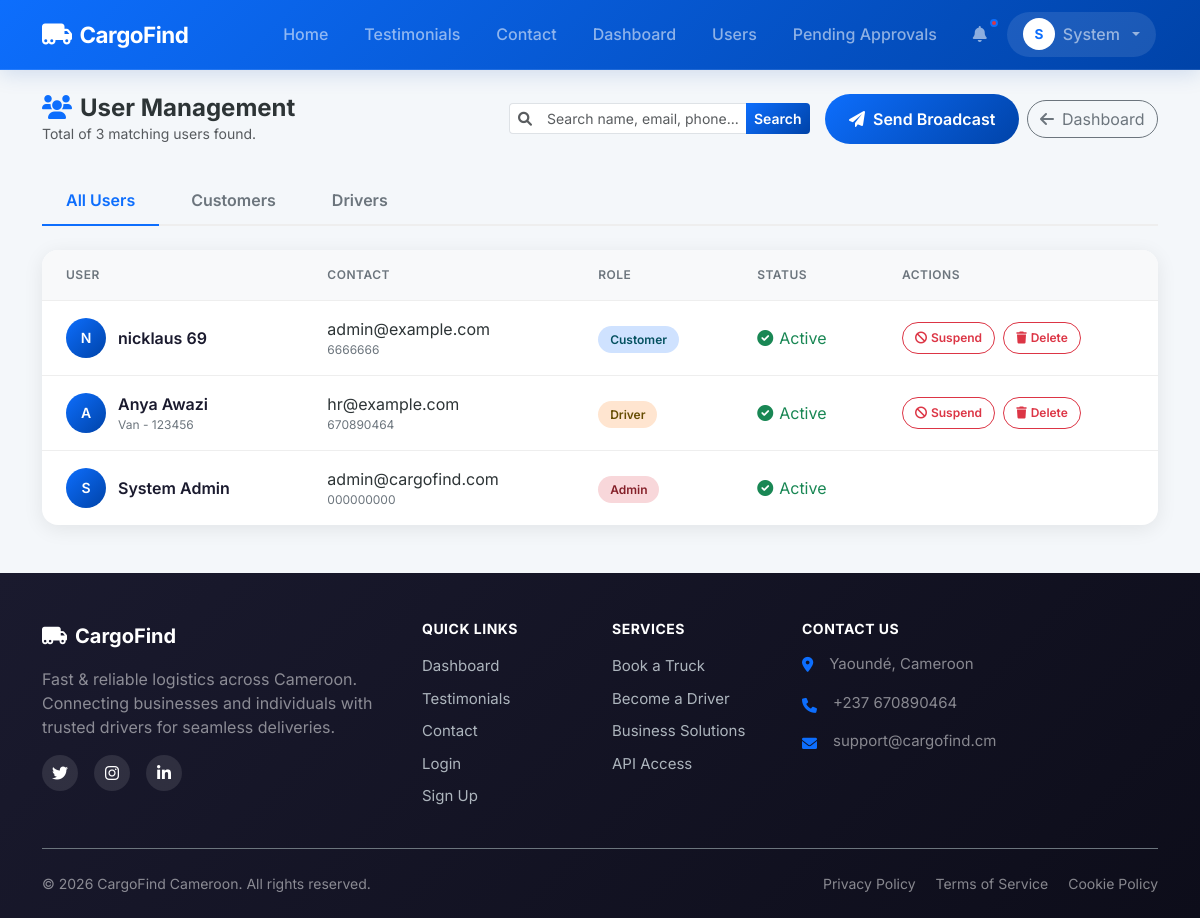
The app's page /admin/users (signed in) with its own data.
### models.py (models this page shows, shortened)
class User(UserMixin, db.Model):
    id = db.Column(db.Integer, primary_key=True)
    email = db.Column(db.String(120), unique=True, nullable=False)
    phone = db.Column(db.String(20), unique=True, nullable=False)
    password_hash = db.Column(db.String(255), nullable=False)
    full_name = db.Column(db.String(100), nullable=False)
    address = db.Column(db.String(200))
    role = db.Column(db.String(20), nullable=False) # 'customer', 'driver', 'admin'
    vehicle_type = db.Column(db.String(50)) # 'car', 'van', 'truck'
    vehicle_id = db.Column(db.String(50))
    license_url = db.Column(db.String(255))
    is_verified = db.Column(db.Boolean, default=False)
    registration_otp = db.Column(db.String(6))
    is_active = db.Column(db.Boolean, default=False)
    is_approved = db.Column(db.Boolean, default=False) # Admin approval
    current_lat = db.Column(db.Float)
    current_lng = db.Column(db.Float)
    deliveries_as_customer = db.relationship('Delivery', backref='customer', foreign_keys='Delivery.customer_id')
    deliveries_as_driver = db.relationship('Delivery', backref='driver', foreign_keys='Delivery.driver_id')
    notifications = db.relationship('Notification', backref='user', lazy=True)
    wallet = db.relationship('Wallet', backref='user', uselist=False)

### app.py (the view, shortened to what this page needs)
@app.route('/admin/users')
@login_required
def admin_users():
    if current_user.role != 'admin':
        return redirect(url_for('index'))
    query = request.args.get('q', '')
    role_filter = request.args.get('role', '')
    user_query = User.query
    if role_filter:
        user_query = user_query.filter(User.role == role_filter)
    users = user_query.order_by(User.id.desc()).all()
    return render_template('admin/users.html', users=users)

### templates/admin/users.html (shortened to what this page needs)
{% extends "base.html" %}
{% block content %}
<div class="user-management">
    <div class="page-header">
        <div>
            <h2><i class="fas fa-users text-primary me-2"></i>User Management</h2>
            <p class="text-muted small mb-0">Total of {{ users|length }} matching users found.</p>
        </div>
        <div class="d-flex flex-wrap gap-2 align-items-center">
            <form action="{{ url_for('admin_users') }}" method="GET" class="d-flex gap-2 me-2">
                <div class="input-group input-group-sm" style="width: 300px;">
                    <span class="input-group-text bg-white border-end-0"><i class="fas fa-search text-muted"></i></span>
                    <input type="text" name="q" class="form-control border-start-0" placeholder="Search name, email, phone..." value="{{ request.args.get('q', '') }}">
                    <button type="submit" class="btn btn-primary">Search</button>
                </div>
            </form>
            <a href="{{ url_for('admin_send_email') }}" class="btn btn-primary rounded-pill px-4">
                <i class="fas fa-paper-plane me-2"></i>Send Broadcast
            </a>
            <a href="{{ url_for('admin_dashboard') }}" class="btn btn-outline-secondary rounded-pill">
                <i class="fas fa-arrow-left me-2"></i>Dashboard
            </a>
        </div>
    </div>
    <div class="user-tabs">
        <a href="{{ url_for('admin_users', q=request.args.get('q', '')) }}" class="user-tab {{ 'active' if not request.args.get('role') }}">
            All Users
        </a>
        <a href="{{ url_for('admin_users', role='customer', q=request.args.get('q', '')) }}" class="user-tab {{ 'active' if request.args.get('role') == 'customer' }}">
            Customers
        </a>
        <a href="{{ url_for('admin_users', role='driver', q=request.args.get('q', '')) }}" class="user-tab {{ 'active' if request.args.get('role') == 'driver' }}">
            Drivers
        </a>
    </div>
    <div id="all" class="user-section active">
        <div class="users-card">
            <table class="users-table">
                <thead>
                    <tr>
                        <th>User</th>
                        <th>Contact</th>
                        <th>Role</th>
                        <th>Status</th>
                        <th>Actions</th>
                    </tr>
                </thead>
                <tbody>
                    {% for user in users %}
                    <tr>
                        <td data-label="User">
                            <div class="user-info">
                                <div class="user-avatar">{{ user.full_name[0]|upper }}</div>
                                <div class="user-details">
                                    <span class="user-name">{{ user.full_name }}</span>
                                    {% if user.role == 'driver' %}
                                        <span class="user-extra">{{ user.vehicle_type|capitalize }} - {{ user.vehicle_id }}</span>
                                    {% endif %}
                                </div>
                            </div>
                        </td>
                        <td data-label="Contact">
                            <div class="user-details">
                                <span>{{ user.email }}</span>
                                <span class="user-extra">{{ user.phone }}</span>
                            </div>
                        </td>
                        <td data-label="Role">
                            <span class="role-badge {{ user.role }}">{{ user.role|capitalize }}</span>
                        </td>
                        <td data-label="Status">
                            <span class="status-badge {% if user.is_active %}active{% else %}inactive{% endif %}">
                                <i class="fas {% if user.is_active %}fa-check-circle{% else %}fa-times-circle{% endif %}"></i>
                                {% if user.is_active %}Active{% else %}Suspended{% endif %}
                            </span>
                        </td>
                        <td data-label="Actions">
                            {% if user.role != 'admin' %}
                            <div class="action-buttons">
                                <a href="{{ url_for('toggle_user_status', user_id=user.id) }}" class="btn-action {% if user.is_active %}suspend{% else %}activate{% endif %}">
                                    <i class="fas {% if user.is_active %}fa-ban{% else %}fa-check{% endif %}"></i>
                                    <span>{% if user.is_active %}Suspend{% else %}Activate{% endif %}</span>
                                </a>
                                <a href="{{ url_for('delete_user', user_id=user.id) }}" class="btn-action delete" onclick="return confirm('Are you sure you want to delete this user? This action cannot be undone.')">
                                    <i class="fas fa-trash"></i><span>Delete</span>
                                </a>
                            </div>
                            {% endif %}
                        </td>
                    </tr>
                    {% endfor %}
                </tbody>
            </table>
        </div>
    </div>
</div>
{% endblock %}

### templates/base.html (shortened to what this page needs)
<!DOCTYPE html>
<html lang="en">
<head>
    <link href="https://cdn.jsdelivr.net/npm/bootstrap@5.3.0/dist/css/bootstrap.min.css" rel="stylesheet">
    <link rel="stylesheet" href="https://cdnjs.cloudflare.com/ajax/libs/font-awesome/6.0.0/css/all.min.css">
    <link rel="stylesheet" href="https://unpkg.com/leaflet@1.9.4/dist/leaflet.css" />
    <link rel="stylesheet" href="{{ url_for('static', filename='css/style.css') }}">
</head>
<body class="animate-fade-in">
    <nav class="navbar navbar-expand-lg navbar-dark sticky-top">
        <div class="container">
            <a class="navbar-brand" href="{{ url_for('index') }}">
                <i class="fas fa-truck-moving"></i>
                <span>CargoFind</span>
            </a>
            <div class="collapse navbar-collapse" id="navbarNav">
                <ul class="navbar-nav ms-auto align-items-lg-center">
                    <li class="nav-item">
                        <a class="nav-link" href="{{ url_for('index') }}">
                             Home
                        </a>
                    </li>
                    <li class="nav-item">
                        <a class="nav-link" href="{{ url_for('testimonials') }}">
                             Testimonials
                        </a>
                    </li>
                    <li class="nav-item">
                        <a class="nav-link" href="{{ url_for('contact') }}">
                             Contact
                        </a>
                    </li>
                    {% if current_user.is_authenticated %}
                        {% if current_user.role == 'customer' %}
                            <li class="nav-item">
                                <a class="nav-link" href="{{ url_for('customer_dashboard') }}">
                                    <i class="fas fa-tachometer-alt me-1 d-lg-none"></i> Dashboard
                                </a>
                            </li>
                            <li class="nav-item">
                                <a class="nav-link" href="{{ url_for('book_delivery') }}">
                                    <i class="fas fa-plus-circle me-1 d-lg-none"></i> Book Delivery
                                </a>
                            </li>
                        {% elif current_user.role == 'driver' %}
                            <li class="nav-item">
                                <a class="nav-link" href="{{ url_for('driver_dashboard') }}">
                                    <i class="fas fa-tachometer-alt me-1 d-lg-none"></i> Driver Panel
                                </a>
                            </li>
                        {% elif current_user.role == 'admin' %}
                            <li class="nav-item">
                                <a class="nav-link" href="{{ url_for('admin_dashboard') }}">
                                     Dashboard
                                </a>
                            </li>
                            <li class="nav-item">
                                <a class="nav-link" href="{{ url_for('admin_users') }}">
                                     Users
                                </a>
                            </li>
                            <li class="nav-item">
                                <a class="nav-link" href="{{ url_for('admin_pending_drivers') }}">
                                     Pending Approvals
                                </a>
                            </li>
                        {% endif %}
                        <li class="nav-item">
                            <a class="nav-link notification-badge" href="{{ url_for('notifications') }}">
                                <i class="fas fa-bell"></i>
                            </a>
                        </li>
                        <li class="nav-item dropdown">
                            <a class="nav-link nav-user dropdown-toggle" href="#" role="button" data-bs-toggle="dropdown">
                                <div class="nav-user-avatar">
                                    {{ current_user.full_name[0]|upper }}
                                </div>
                                <span class="d-none d-md-inline">{{ current_user.full_name.split()[0] }}</span>
                            </a>
                        </li>
                    {% endif %}
                </ul>
            </div>
        </div>
    </nav>
    <div class="container mt-4">
        {% block content %}{% endblock %}
    </div>
    <footer class="footer bg-dark text-white pt-5 pb-4 mt-5">
        <div class="container">
            <div class="d-none d-md-block">
                <div class="row">
                    <div class="col-lg-4 col-md-6 mb-4 mb-lg-0">
                        <a href="{{ url_for('index') }}" class="footer-brand d-flex align-items-center text-white text-decoration-none mb-3">
                            <i class="fas fa-truck-moving fa-lg me-2"></i>
                            <span class="fw-bold fs-5">CargoFind</span>
                        </a>
                        <p class="text-white-50 mb-3">Fast & reliable logistics across Cameroon. Connecting businesses and individuals with trusted drivers for seamless deliveries.</p>
                        <div class="d-flex gap-3">
                            <a href="#" class="social-link"><i class="fab fa-twitter"></i></a>
                            <a href="#" class="social-link"><i class="fab fa-instagram"></i></a>
                            <a href="#" class="social-link"><i class="fab fa-linkedin-in"></i></a>
                        </div>
                    </div>
                    <div class="col-lg-2 col-md-6 mb-4 mb-lg-0">
                        <h6 class="footer-heading text-uppercase fw-bold mb-3">Quick Links</h6>
                        <ul class="list-unstyled footer-links">
                            {% if not current_user.is_authenticated %}
                            <li><a href="{{ url_for('index') }}" class="footer-link">Home</a></li>
                            {% else %}
                            <li><a href="{% if current_user.role == 'admin' %}{{ url_for('admin_dashboard') }}{% elif current_user.role == 'driver' %}{{ url_for('driver_dashboard') }}{% else %}{{ url_for('customer_dashboard') }}{% endif %}" class="footer-link">Dashboard</a></li>
                            {% endif %}
                            <li><a href="{{ url_for('testimonials') }}" class="footer-link">Testimonials</a></li>
                            <li><a href="{{ url_for('contact') }}" class="footer-link">Contact</a></li>
                            <li><a href="{{ url_for('login') }}" class="footer-link">Login</a></li>
                            <li><a href="{{ url_for('register') }}" class="footer-link">Sign Up</a></li>
                        </ul>
                    </div>
                    <div class="col-lg-2 col-md-6 mb-4 mb-lg-0">
                        <h6 class="footer-heading text-uppercase fw-bold mb-3">Services</h6>
                        <ul class="list-unstyled footer-links">
                            <li><a href="{{ url_for('register') }}" class="footer-link">Book a Truck</a></li>
                            <li><a href="{{ url_for('register') }}" class="footer-link">Become a Driver</a></li>
                            <li><a href="{{ url_for('contact') }}" class="footer-link">Business Solutions</a></li>
                            <li><a href="{{ url_for('contact') }}" class="footer-link">API Access</a></li>
                        </ul>
                    </div>
                    <div class="col-lg-4 col-md-6">
                        <h6 class="footer-heading text-uppercase fw-bold mb-3">Contact Us</h6>
                        <ul class="list-unstyled footer-contact">
                            <li class="mb-3 d-flex align-items-start">
                                <i class="fas fa-map-marker-alt mt-1 me-3 text-primary"></i>
                                <span class="text-white-50">Yaoundé, Cameroon</span>
                            </li>
                            <li class="mb-3 d-flex align-items-center">
                                <i class="fas fa-phone mt-1 me-3 text-primary"></i>
                                <span class="text-white-50">+237 670890464</span>
                            </li>
                            <li class="mb-3 d-flex align-items-center">
                                <i class="fas fa-envelope mt-1 me-3 text-primary"></i>
                                <span class="text-white-50">support@cargofind.cm</span>
                            </li>
                        </ul>
                    </div>
                </div>
                <div class="footer-bottom border-top border-secondary mt-4 pt-4 d-flex flex-column flex-md-row justify-content-between align-items-center">
                    <p class="mb-2 mb-md-0 text-white-50">&copy; 2026 CargoFind Cameroon. All rights reserved.</p>
                    <div class="footer-bottom-links">
                        <a href="{{ url_for('privacy') }}" class="text-white-50 text-decoration-none me-3">Privacy Policy</a>
                        <a href="{{ url_for('terms') }}" class="text-white-50 text-decoration-none me-3">Terms of Service</a>
                        <a href="#" class="text-white-50 text-decoration-none">Cookie Policy</a>
                    </div>
                </div>
            </div>
        </div>
    </footer>
</body>
</html>

### records on screen
User: full_name "S", full_name "System", full_name "System Admin", email "admin@cargofind.com", phone "000000000", role "Admin", is_active True (drawn)
User: full_name "N", full_name "nicklaus 69", email "admin@example.com", phone "6666666", role "Customer", is_active True (drawn)
User: full_name "A", full_name "Anya Awazi", vehicle_type "Van", vehicle_id "123456", email "hr@example.com", phone "670890464", role "Driver", is_active True (drawn)

### other values on screen
{{ users|length }} "3"
